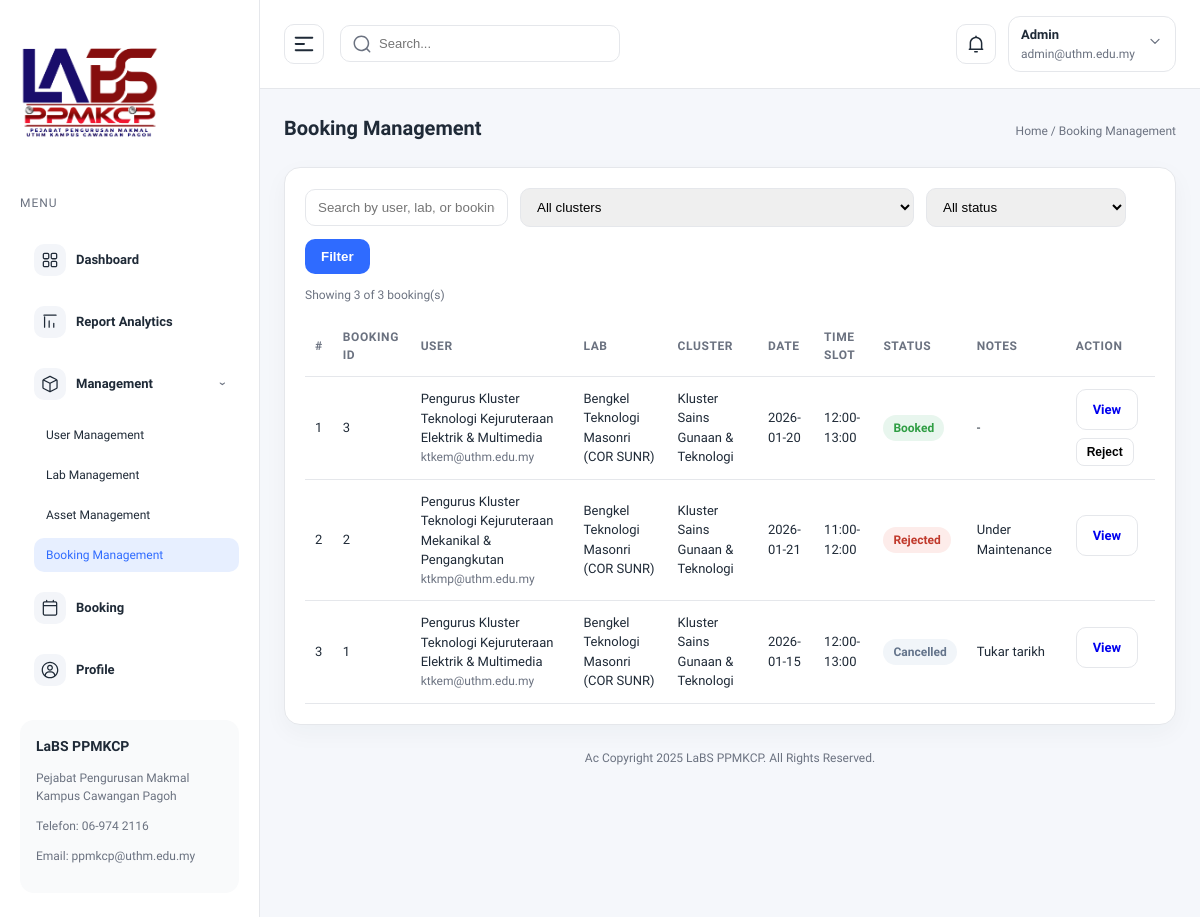
The app's page /booking-management.php (signed in) with its own data.
### tables this page shows
CREATE TABLE lab_bookings (
    id BIGINT(20) UNSIGNED AUTO_INCREMENT PRIMARY KEY,
    user_id BIGINT(20) UNSIGNED NOT NULL,
    lab_id BIGINT(20) UNSIGNED NOT NULL,
    booking_date DATE NOT NULL,
    time_slot VARCHAR(20) NOT NULL,
    status ENUM('Approved','Cancelled','Rejected') NOT NULL DEFAULT 'Approved',
    rejection_reason TEXT,
    cancellation_reason TEXT,
    created_at TIMESTAMP NULL DEFAULT CURRENT_TIMESTAMP,
    updated_at TIMESTAMP NULL DEFAULT CURRENT_TIMESTAMP ON UPDATE CURRENT_TIMESTAMP,
    CONSTRAINT fk_booking_user FOREIGN KEY (user_id) REFERENCES users(id),
    CONSTRAINT fk_booking_lab FOREIGN KEY (lab_id) REFERENCES labs(lab_id),
    UNIQUE KEY uniq_lab_slot (lab_id, booking_date, time_slot)
);

CREATE TABLE `users` (
  `id` bigint(20) UNSIGNED NOT NULL,
  `name` varchar(255) NOT NULL,
  `email` varchar(255) NOT NULL,
  `phone` varchar(30) DEFAULT NULL,
  `ic_no` varchar(20) DEFAULT NULL,
  `password` varchar(255) NOT NULL,
  `user_type` enum('public','uthm_staff','uthm_student','super_admin','cluster_admin','lab_supervisor','admin') NOT NULL DEFAULT 'public',
  `cluster_id` bigint(20) UNSIGNED DEFAULT NULL,
  `staff_status` enum('Yes','No') NOT NULL DEFAULT 'No',
  `department` varchar(255) DEFAULT NULL,
  `created_at` timestamp NULL DEFAULT current_timestamp(),
  `updated_at` timestamp NULL DEFAULT current_timestamp() ON UPDATE current_timestamp(),
  `student_staff_id` varchar(50) DEFAULT NULL,
  `notify_email` tinyint(1) NOT NULL DEFAULT 1
);

CREATE TABLE labs (
    lab_id BIGINT(20) UNSIGNED AUTO_INCREMENT PRIMARY KEY,
    cluster_id BIGINT(20) UNSIGNED NOT NULL,
    supervisor_id BIGINT(20) UNSIGNED DEFAULT NULL,
    lab_name VARCHAR(255) NOT NULL,
    lab_description TEXT,
    lab_capacity INT,
    maintenance_status ENUM('available','maintenance') NOT NULL DEFAULT 'available',
    maintenance_start_date DATE DEFAULT NULL,
    maintenance_end_date DATE DEFAULT NULL,
    created_at TIMESTAMP NULL DEFAULT CURRENT_TIMESTAMP,
    updated_at TIMESTAMP NULL DEFAULT CURRENT_TIMESTAMP ON UPDATE CURRENT_TIMESTAMP,
    CONSTRAINT fk_labs_cluster FOREIGN KEY (cluster_id) REFERENCES clusters(cluster_id),
    CONSTRAINT fk_labs_supervisor FOREIGN KEY (supervisor_id) REFERENCES supervisors(supervisor_id)
);

CREATE TABLE clusters (
    cluster_id BIGINT(20) UNSIGNED AUTO_INCREMENT PRIMARY KEY,
    cluster_name VARCHAR(255) NOT NULL,
    cluster_description TEXT,
    created_at TIMESTAMP NULL DEFAULT CURRENT_TIMESTAMP,
    updated_at TIMESTAMP NULL DEFAULT CURRENT_TIMESTAMP ON UPDATE CURRENT_TIMESTAMP
);

### helpers.php (called while the page is built, shortened)
<?php
function is_super_admin($user_type) {
    return in_array($user_type, ['super_admin', 'admin'], true);
}
function is_lab_supervisor($user_type) {
    return $user_type === 'lab_supervisor';
}
function get_booking_pk_column($mysqli) {
    $cached = 'booking_id';
    $stmt = $mysqli->prepare("
        SELECT column_name
        FROM information_schema.COLUMNS
        WHERE table_schema = DATABASE()
          AND table_name = 'lab_bookings'
          AND column_name IN ('booking_id', 'id')
        ORDER BY FIELD(column_name, 'booking_id', 'id')
        LIMIT 1
    ");
    if ($stmt && $stmt->execute()) {
        $result = $stmt->get_result();
        if ($row = $result->fetch_assoc()) {
            $cached = $row['column_name'] ?: $cached;
        }
    }
    return $cached;
}
function get_booking_status_label($status) {
    return $status === 'Approved' ? 'Booked' : $status;
}

### booking-management.php (the view, shortened to what this page needs)
<?php
require_once __DIR__ . '/init.php';
$user_type = $_SESSION['user_type'] ?? 'public';
$is_super_admin = is_super_admin($user_type);
$is_lab_supervisor = is_lab_supervisor($user_type);
$search = trim($_GET['search'] ?? '');
$status_filter = $_GET['status'] ?? 'all';
$cluster_filter = (int) ($_GET['cluster'] ?? 0);
$booking_pk = get_booking_pk_column($mysqli);
$page = isset($_GET['page']) ? (int) $_GET['page'] : 1;
function paginate_items(array $items, $current_page, $per_page) {
    $total_items = count($items);
    $total_pages = max(1, (int) ceil($total_items / $per_page));
    $current_page = max(1, min($current_page, $total_pages));
    $offset = ($current_page - 1) * $per_page;
    return [
        'items' => array_slice($items, $offset, $per_page),
        'current_page' => $current_page,
        'total_pages' => $total_pages,
        'total_items' => $total_items,
        'per_page' => $per_page
    ];
}
$bookings = [];
$search_like = '%' . $search . '%';
if ($status_filter === 'all') {
    if ($is_super_admin) {
        if ($cluster_filter > 0) {
            $stmt = $mysqli->prepare('
                SELECT lb.' . $booking_pk . ' AS booking_id, lb.booking_date, lb.time_slot, lb.status, lb.rejection_reason, lb.cancellation_reason,
                       l.lab_name, c.cluster_name, u.name AS user_name, u.email AS user_email
                FROM lab_bookings lb
                JOIN labs l ON lb.lab_id = l.lab_id
                JOIN clusters c ON c.cluster_id = l.cluster_id
                JOIN users u ON lb.user_id = u.id
                WHERE (u.name LIKE ? OR u.email LIKE ? OR l.lab_name LIKE ? OR lb.' . $booking_pk . ' LIKE ?)
                  AND c.cluster_id = ?
                ORDER BY lb.created_at DESC
            ');
            $stmt->bind_param('ssssi', $search_like, $search_like, $search_like, $search_like, $cluster_filter);
        } else {
            $stmt = $mysqli->prepare('
                SELECT lb.' . $booking_pk . ' AS booking_id, lb.booking_date, lb.time_slot, lb.status, lb.rejection_reason, lb.cancellation_reason,
                       l.lab_name, c.cluster_name, u.name AS user_name, u.email AS user_email
                FROM lab_bookings lb
                JOIN labs l ON lb.lab_id = l.lab_id
                JOIN clusters c ON c.cluster_id = l.cluster_id
                JOIN users u ON lb.user_id = u.id
                WHERE (u.name LIKE ? OR u.email LIKE ? OR l.lab_name LIKE ? OR lb.' . $booking_pk . ' LIKE ?)
                ORDER BY lb.created_at DESC
            ');
            $stmt->bind_param('ssss', $search_like, $search_like, $search_like, $search_like);
        }
    }
}
if ($stmt) {
    $stmt->execute();
    $result = $stmt->get_result();
    while ($row = $result->fetch_assoc()) {
        $bookings[] = $row;
    }
}
$booking_pagination = paginate_items($bookings, $page, 15);
$bookings = $booking_pagination['items'];
$user_payload = [
    'name' => $_SESSION['user_name'] ?? 'User',
    'email' => $_SESSION['user_email'] ?? '',
    'userType' => $user_type
];
?>
<!DOCTYPE html>
<html lang="en">
<head>
    <link rel="stylesheet" href="assets/app.css?v=<?php echo (int) (@filemtime(__DIR__ . '/assets/app.css') ?: time()); ?>">
</head>
<body class="page-booking-management<?php echo $is_lab_supervisor ? ' role-lab-supervisor' : ''; ?>" data-login-url="index.php">
    <div class="app">
        <?php include __DIR__ . '/templates/layouts/sidebar.php'; ?>
        <div class="main">
            <header class="topbar">
                <div class="topbar-left">
                    <button class="icon-button" id="toggle-sidebar" aria-label="Toggle sidebar">
                    </button>
                    <div class="search">
                        <span class="search-icon">
                        </span>
                        <input type="text" id="global-search" placeholder="Search...">
                    </div>
                </div>
                <div class="topbar-right">
                    <button class="icon-button" aria-label="Notifications">
                    </button>
                    <div class="user-chip" id="user-menu-toggle" role="button" tabindex="0">
                        <div>
                            <div class="user-name"><?php echo htmlspecialchars($user_payload['name']); ?></div>
                            <div class="user-email"><?php echo htmlspecialchars($user_payload['email']); ?></div>
                        </div>
                        <span class="chevron"><svg class="chevron-icon" width="16" height="16" viewBox="0 0 20 20" fill="none" xmlns="http://www.w3.org/2000/svg"><path d="M5 8L10 13L15 8" stroke="currentColor" stroke-width="1.6" stroke-linecap="round" stroke-linejoin="round"/></svg></span>
                    </div>
                </div>
            </header>
            <section class="content">
                <div class="content-header">
                    <div>
                        <h1>Booking Management</h1>
                    </div>
                    <div class="breadcrumb">Home / Booking Management</div>
                </div>
                <div class="card booking-management-card">
                    <form class="filters management-filters" method="GET" action="booking-management.php">
                        <input type="text" name="search" placeholder="Search by user, lab, or booking ID" value="<?php echo htmlspecialchars($search); ?>">
                        <?php if ($is_super_admin): ?>
                            <select name="cluster">
                                <option value="0"<?php echo $cluster_filter === 0 ? ' selected' : ''; ?>>All clusters</option>
                            </select>
                        <?php endif; ?>
                        <select name="status">
                            <option value="all"<?php echo $status_filter === 'all' ? ' selected' : ''; ?>>All status</option>
                        </select>
                        <button class="btn primary" type="submit">Filter</button>
                    </form>
                    <p class="table-meta">Showing <?php echo count($bookings); ?> of <?php echo (int) $booking_pagination['total_items']; ?> booking(s)</p>
                    <div class="table-wrapper">
                        <table>
                            <thead>
                                <tr>
                                    <th>#</th>
                                    <th>Booking ID</th>
                                    <th>User</th>
                                    <th>Lab</th>
                                    <?php if ($is_super_admin): ?>
                                        <th>Cluster</th>
                                    <?php endif; ?>
                                    <th>Date</th>
                                    <th>Time Slot</th>
                                    <th>Status</th>
                                    <th>Notes</th>
                                    <th>Action</th>
                                </tr>
                            </thead>
                            <tbody>
                                <?php foreach ($bookings as $index => $booking): ?>
                                    <?php
                                    $note = '-';
                                    if ($booking['status'] === 'Rejected' && $booking['rejection_reason']) {
                                        $note = $booking['rejection_reason'];
                                    } elseif ($booking['status'] === 'Cancelled' && $booking['cancellation_reason']) {
                                        $note = $booking['cancellation_reason'];
                                    }
                                    ?>
                                    <tr>
                                        <td data-label="#"><?php echo (int) ((($booking_pagination['current_page'] - 1) * $booking_pagination['per_page']) + $index + 1); ?></td>
                                        <td data-label="Booking ID"><?php echo (int) $booking['booking_id']; ?></td>
                                        <td data-label="User">
                                            <div><?php echo htmlspecialchars($booking['user_name']); ?></div>
                                            <div class="muted-text"><?php echo htmlspecialchars($booking['user_email']); ?></div>
                                        </td>
                                        <td data-label="Lab"><?php echo htmlspecialchars($booking['lab_name']); ?></td>
                                        <?php if ($is_super_admin): ?>
                                            <td data-label="Cluster"><?php echo htmlspecialchars($booking['cluster_name'] ?? '-'); ?></td>
                                        <?php endif; ?>
                                        <td data-label="Date"><?php echo htmlspecialchars($booking['booking_date']); ?></td>
                                        <td data-label="Time Slot"><?php echo htmlspecialchars($booking['time_slot']); ?></td>
                                        <td data-label="Status"><span class="status <?php echo htmlspecialchars($booking['status']); ?>"><?php echo htmlspecialchars(get_booking_status_label($booking['status'] ?? '')); ?></span></td>
                                        <td data-label="Notes"><?php echo htmlspecialchars($note); ?></td>
                                        <td data-label="Action">
                                            <div class="action-buttons">
                                            <a class="btn ghost" href="booking-details.php?booking_id=<?php echo (int) $booking['booking_id']; ?>">View</a>
                                            <?php if ($booking['status'] === 'Approved'): ?>
                                                <button
                                                    class="btn ghost reject-booking"
                                                    type="button"
                                                    data-booking-id="<?php echo (int) $booking['booking_id']; ?>"
                                                    data-booking-label="<?php echo htmlspecialchars($booking['lab_name']); ?>"
                                                >
                                                    Reject
                                                </button>
                                            <?php else: ?>
                                                <span class="muted-text"> </span>
                                            <?php endif; ?>
                                            </div>
                                        </td>
                                    </tr>
                                <?php endforeach; ?>
                            </tbody>
                        </table>
                    </div>
                </div>
                <footer class="footer">Ac Copyright 2025 LaBS PPMKCP. All Rights Reserved.</footer>
            </section>
        </div>
    </div>
</body>
</html>

### records on screen
lab_bookings: per_page "1", id "3", user.name "Pengurus Kluster Teknologi Kejuruteraan Elektrik & Multimedia", user.email "ktkem@uthm.edu.my", lab.lab_name "Bengkel Teknologi Masonri (COR SUNR)", clusters.cluster_name "Kluster Sains Gunaan & Teknologi", booking_date "2026-01-20", time_slot "12:00-13:00", status "Booked", note "-"
lab_bookings: per_page "2", id "2", user.name "Pengurus Kluster Teknologi Kejuruteraan Mekanikal & Pengangkutan", user.email "ktkmp@uthm.edu.my", lab.lab_name "Bengkel Teknologi Masonri (COR SUNR)", clusters.cluster_name "Kluster Sains Gunaan & Teknologi", booking_date "2026-01-21", time_slot "11:00-12:00", status "Rejected", rejection_reason "Under Maintenance"
lab_bookings: per_page "3", id "1", user.name "Pengurus Kluster Teknologi Kejuruteraan Elektrik & Multimedia", user.email "ktkem@uthm.edu.my", lab.lab_name "Bengkel Teknologi Masonri (COR SUNR)", clusters.cluster_name "Kluster Sains Gunaan & Teknologi", booking_date "2026-01-15", time_slot "12:00-13:00", status "Cancelled", cancellation_reason "Tukar tarikh"

### other values on screen
$layout['title'] "MENU"
$link['label'] "Dashboard"
$link['label'] "Report Analytics"
$link['label'] "Management"
$child['label'] "User Management"
$child['label'] "Lab Management"
$child['label'] "Asset Management"
$child['label'] "Booking Management"
$link['label'] "Booking"
$link['label'] "Profile"
$user_payload['name'] "Admin"
$user_payload['email'] "admin@uthm.edu.my"
count($bookings) "3"
$booking_pagination['total_items'] "3"
